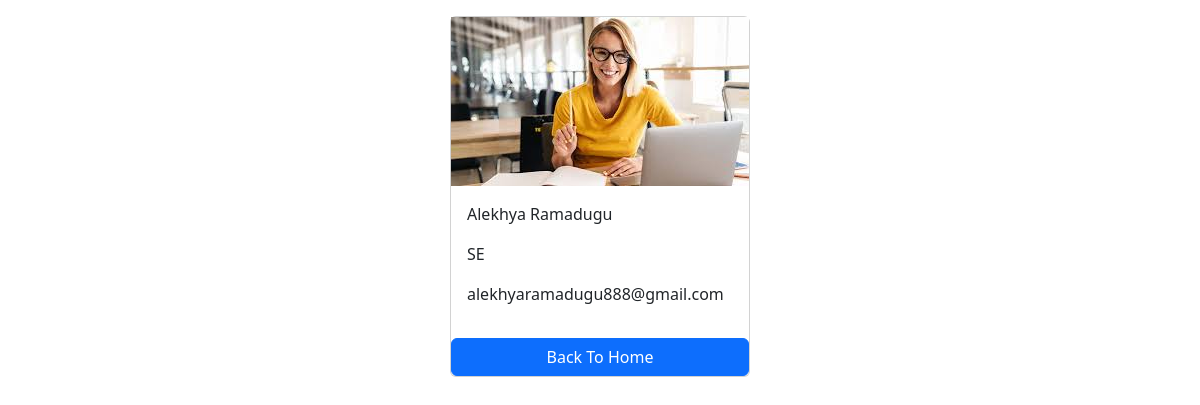
Page /employees/3/ on the committed database.
### salary/models.py (models this page shows, shortened)
class Employee(models.Model):
    first_name=models.CharField(max_length=100);
    last_name=models.CharField(max_length=100);
    Photo=models.ImageField(upload_to='images');
    designation=models.CharField(max_length=100);
    email_address=models.EmailField(max_length=100);
    photo_number=models.CharField(max_length=10);

### salary/views.py (the view)
# urls.py: path('<int:pk>/',views.employee_detail, name='employee_detail'),
def employee_detail(request,pk):
    employee=get_object_or_404(Employee,pk=pk)
    context={
        'employee':employee,
    }
    return render(request,'employee_detail.html',context)

### templates/employee_detail.html (shortened to what this page needs)
<!DOCTYPE html>
<html lang="en">
<head>
    <link href="https://cdn.jsdelivr.net/npm/bootstrap@5.3.3/dist/css/bootstrap.min.css" rel="stylesheet">
</head>
<body>
    <div class="container mt-3">
        <div class="card mx-auto" style="width:300px">
            <img src="{{employee.Photo.url}}" alt="">
            <div class="card-body">
                   <p class="card-text">{{employee.first_name}} {{employee.last_name}}</p>
                   <p class="card-text">{{employee.designation}}</p>
                   <p class="card-text">{{employee.email_address}}</p>
            </div>
            <a href="{% url 'home' %}" class="btn btn-primary">Back To Home</a>
        </div>
    </div>
</body>
</html>

### rows in the picture
Employee: Photo (picture), first_name "Alekhya", last_name "Ramadugu", designation "SE", email_address "alekhyaramadugu888@gmail.com"
